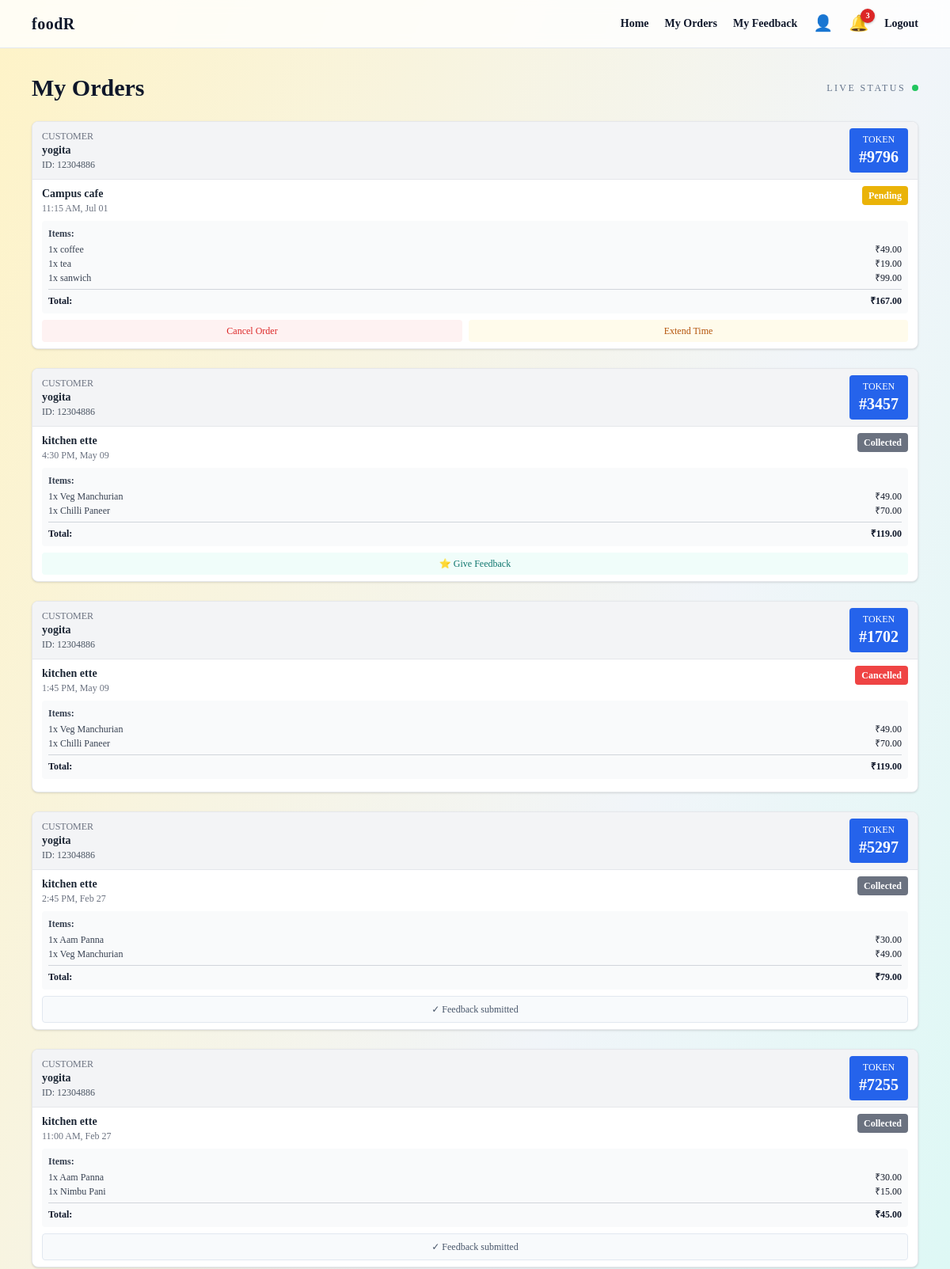
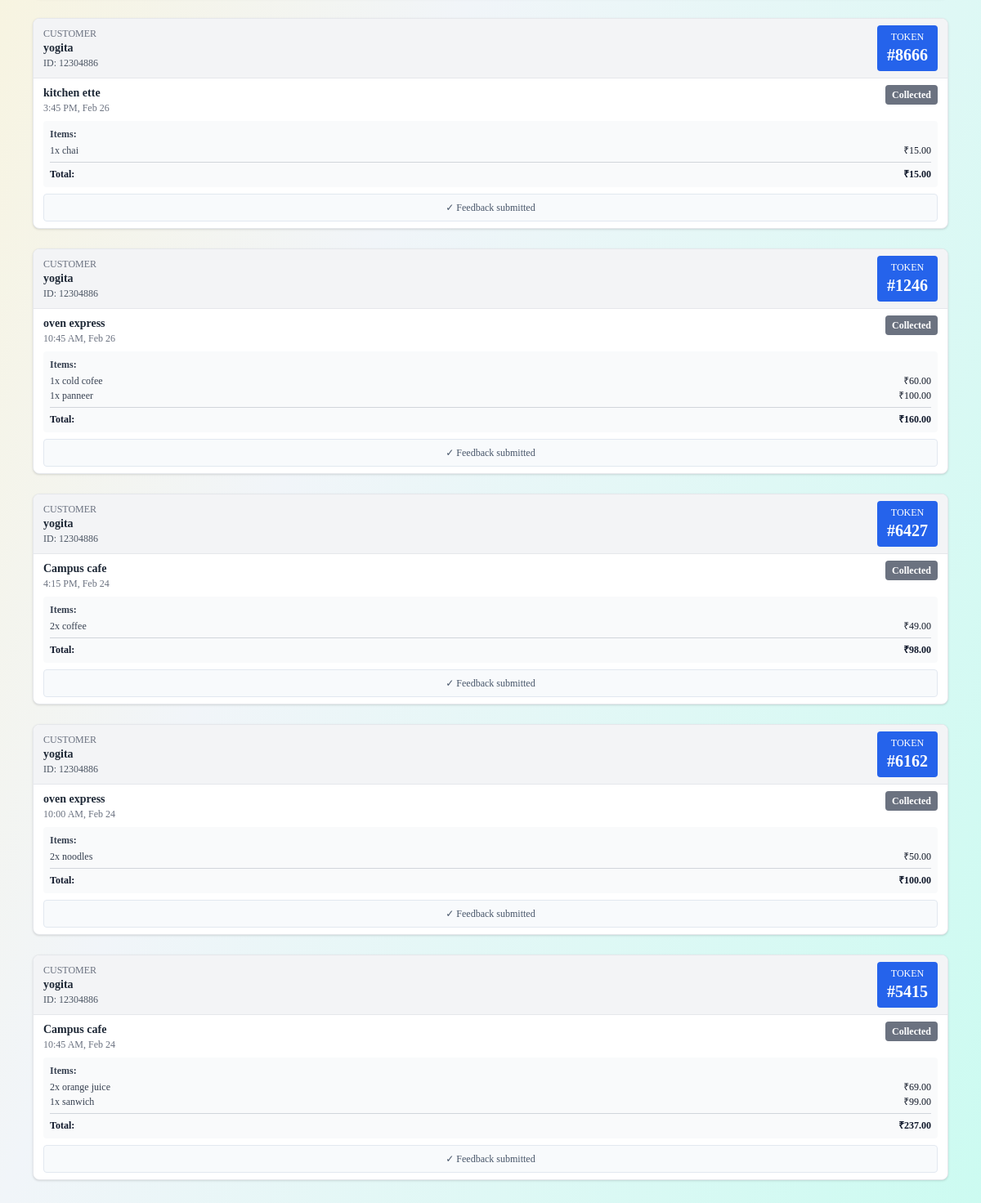
The page /orders/my/ (signed in) on the database its author committed (2 pictures, top to bottom).
### orders/models.py (models this page shows, shortened)
class Order(models.Model):
    STATUS_PENDING = "pending"
    STATUS_PREPARING = "preparing"
    STATUS_READY = "ready"
    STATUS_COLLECTED = "collected"
    STATUS_CANCELLED = "cancelled"
    STATUS_CHOICES = [
        (STATUS_PENDING, "Pending"),
        (STATUS_PREPARING, "Preparing"),
        (STATUS_READY, "Ready"),
        (STATUS_COLLECTED, "Collected"),
        (STATUS_CANCELLED, "Cancelled"),
    ]
    user = models.ForeignKey(settings.AUTH_USER_MODEL, on_delete=models.CASCADE)
    shop = models.ForeignKey(Shop, on_delete=models.CASCADE)
    pickup_time = models.DateTimeField()
    status = models.CharField(max_length=20, choices=STATUS_CHOICES, default=STATUS_PENDING)
    total_price = models.DecimalField(max_digits=10, decimal_places=2, default=0)
    token_number = models.PositiveIntegerField(blank=True, null=True)
    created_at = models.DateTimeField(auto_now_add=True)
    class Meta:
        constraints = [
            models.UniqueConstraint(
                fields=["shop", "token_number"],
                name="unique_token_per_shop",
            ),
            models.UniqueConstraint(
                fields=["user", "shop"],
                condition=Q(status="pending"),
                name="unique_pending_order_per_shop",
            ),
        ]

class OrderItem(models.Model):
    order = models.ForeignKey(Order, on_delete=models.CASCADE, related_name="items")
    menu_item = models.ForeignKey(MenuItem, on_delete=models.PROTECT)
    quantity = models.PositiveIntegerField(default=1)
    price = models.DecimalField(max_digits=8, decimal_places=2)

### accounts/models.py (models this page shows, shortened)
class Profile(models.Model):
    ROLE_COLLEGE_USER = "college_user"
    ROLE_SHOP_OWNER = "shop_owner"
    ROLE_CHOICES = [
        (ROLE_COLLEGE_USER, "College User"),
        (ROLE_SHOP_OWNER, "Shop Owner"),
    ]
    user = models.OneToOneField(settings.AUTH_USER_MODEL, on_delete=models.CASCADE)
    role = models.CharField(max_length=20, choices=ROLE_CHOICES)
    college_id = models.CharField(max_length=50, blank=True, null=True)
    phone_number = models.CharField(max_length=20, blank=True, null=True)
    created_at = models.DateTimeField(auto_now_add=True)

### shops/models.py (models this page shows, shortened)
class Shop(models.Model):
    name = models.CharField(max_length=150)
    description = models.TextField(blank=True)
    address = models.TextField(blank=True)
    phone_number = models.CharField(max_length=15, blank=True, help_text="Shop contact number")
    email = models.EmailField(blank=True, help_text="Shop contact email")
    owner = models.ForeignKey(settings.AUTH_USER_MODEL, on_delete=models.CASCADE)
    opening_time = models.TimeField()
    closing_time = models.TimeField()
    max_orders_per_slot = models.PositiveIntegerField(default=5)
    created_at = models.DateTimeField(auto_now_add=True)

### menu/models.py (models this page shows, shortened)
class MenuItem(models.Model):
    shop = models.ForeignKey(Shop, on_delete=models.CASCADE)
    category = models.ForeignKey(Category, on_delete=models.SET_NULL, null=True, blank=True)
    name = models.CharField(max_length=150)
    description = models.TextField(blank=True)
    price = models.DecimalField(max_digits=8, decimal_places=2)
    is_available = models.BooleanField(default=True)
    preparation_time_minutes = models.PositiveIntegerField(default=10)
    image = models.ImageField(upload_to='menu_items/', blank=True, null=True)

### orders/views.py (the view)
# urls.py: path("my/", order_list, name="list"),
@login_required
@college_user_required
def order_list(request):
    orders = (
        Order.objects.filter(user=request.user)
        .select_related("shop", "user__profile")
        .prefetch_related("items__menu_item")
        .order_by("-created_at")
    )
    return render(request, "orders/order_list.html", {"orders": orders})

### accounts/context_processors.py (called while the page is built)
def notification_count(request):
    if request.user.is_authenticated:
        unread_count = Notification.objects.filter(user=request.user, is_read=False).count()
        return {'unread_notifications_count': unread_count}
    return {'unread_notifications_count': 0}

### templates/orders/order_list.html (shortened to what this page needs)
{% extends "base.html" %}
{% block content %}
<div class="flex items-center justify-between mb-6">
    <h1 class="text-3xl font-semibold">My Orders</h1>
    <div class="flex items-center gap-2">
        <span class="text-xs uppercase tracking-[0.2em] text-slate-500">Live status</span>
        <div class="w-2 h-2 rounded-full bg-green-500 animate-pulse" title="Auto-refresh enabled"></div>
    </div>
</div>
<div class="space-y-6">
    {% for order in orders %}
        <div class="bg-white rounded-lg shadow border border-gray-200 overflow-hidden">
            <div class="bg-gray-100 border-b border-gray-200 px-3 py-2">
                <div class="flex justify-between items-center">
                    <div>
                        <p class="text-xs text-gray-500 uppercase">Customer</p>
                        <h2 class="text-sm font-bold text-gray-800">{{ user.first_name }}</h2>
                        <p class="text-xs text-gray-600">ID: {{ user.profile.college_id }}</p>
                    </div>
                    <div class="bg-blue-600 text-white rounded px-3 py-1.5 text-center">
                        <p class="text-xs uppercase">Token</p>
                        <p class="text-xl font-bold">#{{ order.token_number }}</p>
                    </div>
                </div>
            </div>
            <div class="px-3 py-2">
                <div class="flex justify-between items-start mb-2">
                    <div>
                        <h3 class="font-semibold text-sm text-gray-800">{{ order.shop.name }}</h3>
                        <p class="text-xs text-gray-500">{{ order.pickup_time|date:"g:i A, M d" }}</p>
                    </div>
                    <span class="px-2 py-1 rounded text-white text-xs font-semibold
                        {% if order.status == 'pending' %}bg-yellow-500
                        {% elif order.status == 'preparing' %}bg-blue-500
                        {% elif order.status == 'ready' %}bg-green-600
                        {% elif order.status == 'collected' %}bg-gray-500
                        {% else %}bg-red-500{% endif %}
                    ">{{ order.get_status_display }}</span>
                </div>
                <div class="bg-gray-50 rounded p-2 mb-2">
                    <h4 class="text-xs font-semibold text-gray-700 mb-1">Items:</h4>
                    <ul class="space-y-0.5">
                        {% for item in order.items.all %}
                            <li class="flex justify-between text-xs">
                                <span class="text-gray-700">{{ item.quantity }}x {{ item.menu_item.name }}</span>
                                <span class="text-gray-900 font-medium">₹{{ item.price }}</span>
                            </li>
                        {% endfor %}
                    </ul>
                    <div class="border-t border-gray-300 mt-1.5 pt-1.5 flex justify-between font-bold text-xs">
                        <span>Total:</span>
                        <span>₹{{ order.total_price }}</span>
                    </div>
                </div>
                {% if order.status == 'pending' %}
                    <div class="flex gap-2">
                        <form method="post" action="{% url 'orders:cancel' order.id %}" class="flex-1">
                            <button class="w-full bg-red-50 hover:bg-red-100 text-red-600 px-3 py-1.5 rounded text-xs font-medium transition" type="submit">
                                Cancel Order
                            </button>
                        </form>
                        <a href="{% url 'orders:extend_pickup_time' order.id %}"
                           class="flex-1 bg-amber-50 hover:bg-amber-100 text-amber-700 px-3 py-1.5 rounded text-xs font-medium transition text-center">
                            Extend Time
                        </a>
                    </div>
                {% elif order.status == 'ready' %}
                    <div class="bg-green-50 border border-green-500 rounded p-2 text-center">
                        <p class="text-green-800 font-semibold text-sm">🎉 Order Ready!</p>
                        <p class="text-green-700 text-xs">Show Token #{{ order.token_number }}</p>
                    </div>
                {% elif order.status == 'collected' %}
                    {% if not order.feedback %}
                        <a href="{% url 'orders:submit_feedback' order.id %}"
                           class="block w-full bg-teal-50 hover:bg-teal-100 text-teal-700 px-3 py-1.5 rounded text-xs font-medium transition text-center">
                            ⭐ Give Feedback
                        </a>
                    {% else %}
                        <div class="bg-slate-50 border border-slate-200 rounded p-2 text-center">
                            <p class="text-slate-600 text-xs">✓ Feedback submitted</p>
                        </div>
                    {% endif %}
                {% endif %}
            </div>
        </div>
    {% empty %}
        <div class="bg-white rounded-2xl shadow-sm border border-slate-200 p-12 text-center">
            <p class="text-gray-500 text-lg">No orders yet.</p>
            <a href="{% url 'shops:list' %}" class="text-teal-600 hover:text-teal-800 underline mt-2 inline-block">Browse shops</a>
        </div>
    {% endfor %}
</div>
{% endblock %}

### templates/base.html (style rules this page uses)
:root { --brand-ink: #0f172a; --brand-accent: #0f766e; --brand-warm: #f59e0b; }
body { font-family: "Palatino Linotype", "Book Antiqua", Palatino, "Times New Roman", serif; }

### rows shown on the page
Order: token_number "9796", shop.name "Campus cafe", pickup_time "11:15 AM, Jul 01", status "Pending", total_price "167.00", shows "Cancel Order"
OrderItem: quantity "1", menu_item.name "coffee", price "49.00"
OrderItem: quantity "1", menu_item.name "tea", price "19.00"
OrderItem: quantity "1", menu_item.name "sanwich", price "99.00"
Order: token_number "3457", shop.name "kitchen ette", pickup_time "4:30 PM, May 09", status "Collected", total_price "119.00", shows "⭐ Give Feedback"
OrderItem: quantity "1", menu_item.name "Veg Manchurian", price "49.00"
OrderItem: quantity "1", menu_item.name "Chilli Paneer", price "70.00"
Order: token_number "1702", shop.name "kitchen ette", pickup_time "1:45 PM, May 09", status "Cancelled", total_price "119.00"
OrderItem: quantity "1", menu_item.name "Veg Manchurian", price "49.00"
OrderItem: quantity "1", menu_item.name "Chilli Paneer", price "70.00"
Order: token_number "5297", shop.name "kitchen ette", pickup_time "2:45 PM, Feb 27", status "Collected", total_price "79.00", shows "✓ Feedback submitted"
OrderItem: quantity "1", menu_item.name "Aam Panna", price "30.00"
OrderItem: quantity "1", menu_item.name "Veg Manchurian", price "49.00"
Order: token_number "7255", shop.name "kitchen ette", pickup_time "11:00 AM, Feb 27", status "Collected", total_price "45.00", shows "✓ Feedback submitted"
OrderItem: quantity "1", menu_item.name "Aam Panna", price "30.00"
OrderItem: quantity "1", menu_item.name "Nimbu Pani", price "15.00"
Order: token_number "8666", shop.name "kitchen ette", pickup_time "3:45 PM, Feb 26", status "Collected", total_price "15.00", shows "✓ Feedback submitted"
OrderItem: quantity "1", menu_item.name "chai", price "15.00"
Order: token_number "1246", shop.name "oven express", pickup_time "10:45 AM, Feb 26", status "Collected", total_price "160.00", shows "✓ Feedback submitted"
OrderItem: quantity "1", menu_item.name "cold cofee", price "60.00"
OrderItem: quantity "1", menu_item.name "panneer", price "100.00"
Order: token_number "6427", shop.name "Campus cafe", pickup_time "4:15 PM, Feb 24", status "Collected", total_price "98.00", shows "✓ Feedback submitted"
OrderItem: quantity "2", menu_item.name "coffee", price "49.00"
Order: token_number "6162", shop.name "oven express", pickup_time "10:00 AM, Feb 24", status "Collected", total_price "100.00", shows "✓ Feedback submitted"
OrderItem: quantity "2", menu_item.name "noodles", price "50.00"
Order: token_number "5415", shop.name "Campus cafe", pickup_time "10:45 AM, Feb 24", status "Collected", total_price "237.00", shows "✓ Feedback submitted"
OrderItem: quantity "2", menu_item.name "orange juice", price "69.00"
OrderItem: quantity "1", menu_item.name "sanwich", price "99.00"

### other values the page prints
{{ unread_notifications_count }} "3"
{{ user.first_name }} "yogita"
{{ user.profile.college_id }} "12304886"
